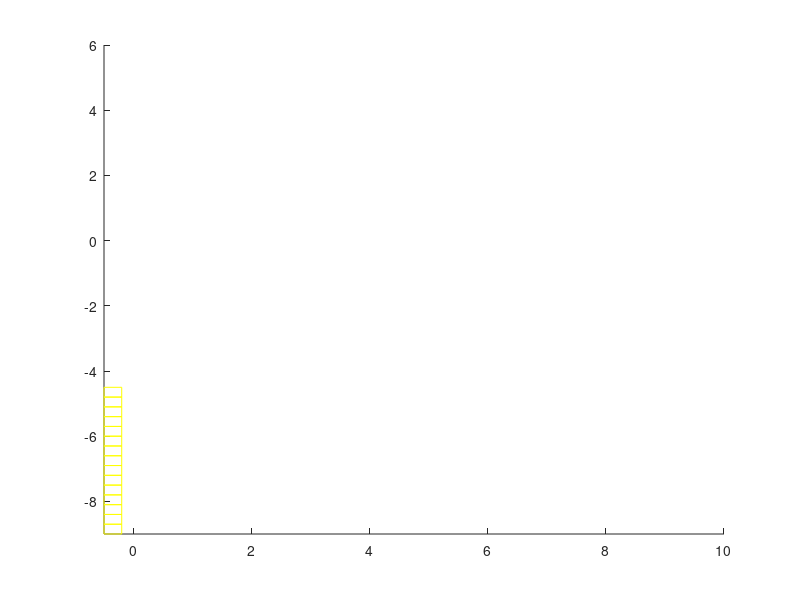

Write MATLAB code to recreate this figure. (Note: this script raises an error after producing the figure.)
%加载保存的数据直接画图
%%
clear all
close all
load MAP_03.mat
MAP = cat(3,MAP,MAP(:,:,1));
step = 0.3;     %x,y步长
step_phi = 0.1 * pi;        %角度步长
i_int = 0;
for i = -0.5 : step : 10-step
    i_int = i_int + 1;
    x = i + step/2;
    j_int = 0;
    for j = -9 : step : 6-step
        j_int = j_int + 1;
        y = j + step/2;
        
        %画矩形
        rectangle('Position',[i j step step],'EdgeColor','y');
        axis([-0.5 10  -9 6]);
        hold on
        
        phi_int = 0;
        phi_int_pre = Inf;
        k = 0;
        k_len = 0;
        sector_angle = [];
        sector_length = [];
        
        for phi = -pi : step_phi : pi
            phi_int = phi_int + 1;
            if MAP(i_int,j_int,phi_int) == 1
                %ToDo: 变长度
                len_lambda = step/2;
                if phi_int - phi_int_pre == 1
                    if k == 0
                        k=k+1;
                        k_len = k_len + 1;
                        sector_angle(k,1) = (phi+pi);
                        sector_length(k,1) = len_lambda;
                    end
                    sector_angle(k,2) = (phi+pi);
                    sector_length(k,2) = len_lambda;
                    phi_int_pre = phi_int;
                else
                    k = k + 1;
                    k_len = k_len + 1;
                    sector_angle(k,1) = (phi+pi);
                    sector_angle(k,2) = (phi+pi);
                    sector_length(k,1) = len_lambda;
                    sector_length(k,2) = len_lambda;
                    %                         sector_length(k,k_len+1) = len_lambda;
                    phi_int_pre = phi_int;
                end
            end
        end
        %%%%%%%%%%%%%%%%一起画%%%%%%%%%%%%%%%%%%%%%%%%%
        if ~isempty(sector_angle)
            for num = 1 : size(sector_angle,1)
                %                 sector(x,y,sector_angle(num,1)+pi,sector_angle(num,2)+pi,step/2);
                sector_len(x,y,sector_angle(num,1),sector_angle(num,2),sector_length(num,:),step_phi);
                hold on
                axis equal
                axis([-0.5 10  -9 6]);
            end
        end
    end
end